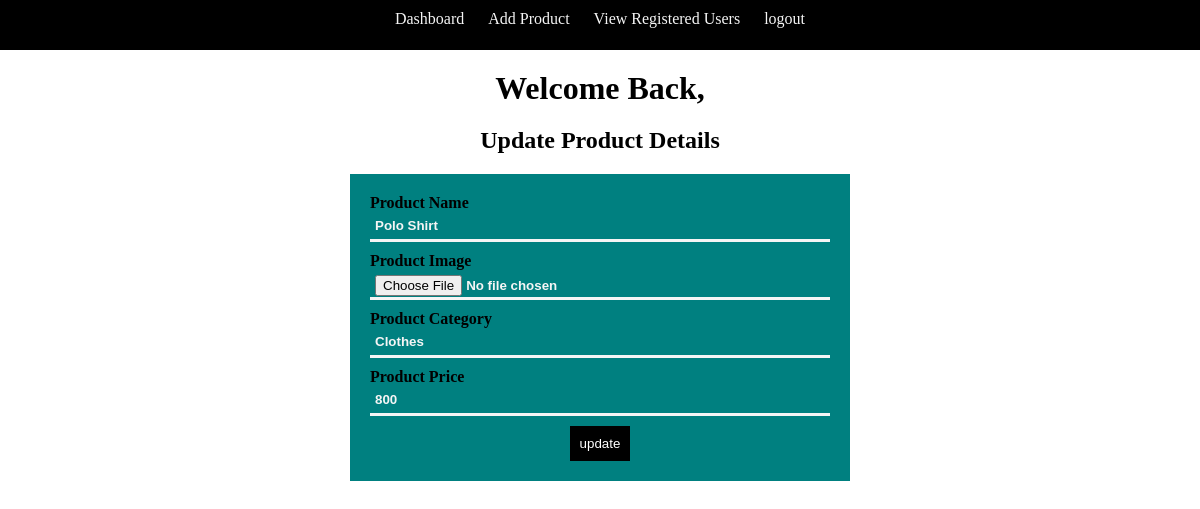
The app's page /update_product.php?id=2 with its own data.
### tables this page shows
CREATE TABLE `Products` (
  `product_id` int(11) NOT NULL,
  `product_name` varchar(200) NOT NULL,
  `product_image` varchar(250) NOT NULL,
  `product_category` varchar(100) NOT NULL,
  `product_price` varchar(100) NOT NULL
);

### update_product.php (the view, shortened to what this page needs)
<?php
include 'connection.php';
include 'nav.php';
?>
<!DOCTYPE html>
<html lang="en">
<head>
    <link rel="stylesheet" href="style.css">
</head>
<body>
    <center>
        <h1>Welcome Back,<?php echo $_SESSION['name']; ?></h1>
        <h2>Update Product Details</h2>
    </center>
    <?php
if (isset($_GET['id'])) {
    $id = $_GET['id'];
    $query = "SELECT * FROM Products WHERE product_id='$id'";
    $res = mysqli_query($con, $query);
    $row = mysqli_fetch_assoc($res);
}
    ?>
    <form action="" method="POST" enctype="multipart/form-data">
        <div class="main_form">
            <label for="name">Product Name</label>
            <input type="text" name="name" value="<?php echo $row['product_name']; ?>"  class="inp"><br>
            <label for="image">Product Image</label>
            <input type="file" name="pic" class="inp"><br>
            <label for="Product Category">Product Category</label>
            <input type="text" name="category" value="<?php echo $row['product_category']; ?>" class="inp"><br>
            <label for="product_price">Product Price</label>
            <input type="number" name="price" value="<?php echo $row['product_price']; ?>" class="inp"> <br>
            <div class="btn_style">
                <input type="submit" value="update" name="update" id="submit">
            </div>
        </div>
    </form>
</body>
</html>

### style.css (style rules this page uses)
* { padding: 0; margin: 0px auto; box-sizing: border-box; }
.main_form { height: auto; width: 500px; padding: 20px; margin: auto; background-color: teal; font-weight: bold; }
.inp { width: 100%; height: 30px; font-weight: bold; color: whitesmoke; padding: 5px; background: transparent; border: none; border-bottom: 3px solid; margin-bottom: 10px; }
.btn_style { text-align: center; }
#submit { color: white; padding: 10px; border: none; background: black; cursor: pointer; }
h2 { padding:20px; }

### records on screen
products: name "Polo Shirt", category "Clothes", price "800"
